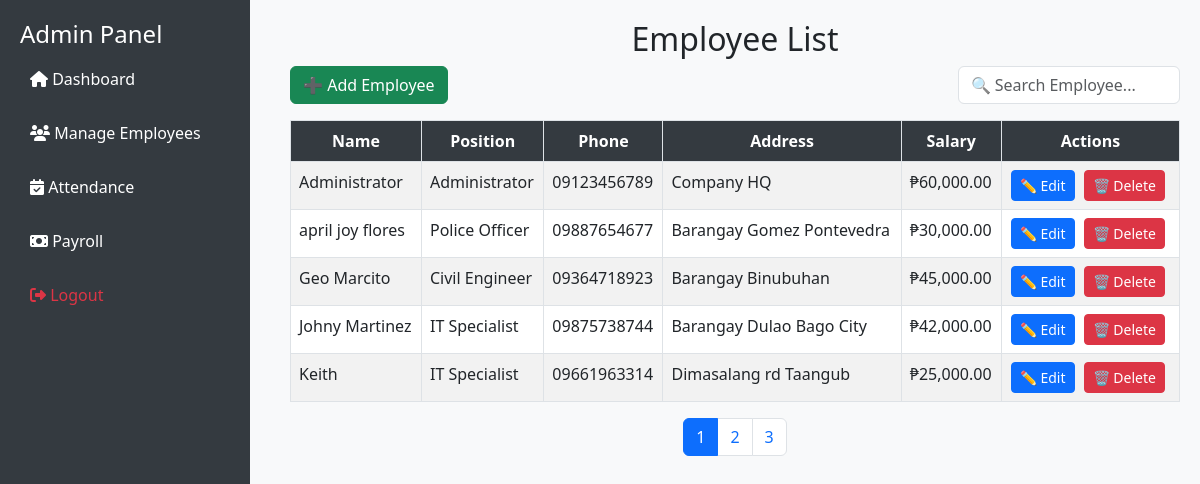
Screenshot of /admin/manage_employees.php (signed in) with the database file from the repository.
### tables this page shows
CREATE TABLE `employees` (
  `emp_id` int(11) NOT NULL,
  `full_name` varchar(100) NOT NULL,
  `phone` varchar(15) NOT NULL,
  `address` text NOT NULL,
  `created_at` timestamp NOT NULL DEFAULT current_timestamp(),
  `position` varchar(50) NOT NULL,
  `salary` decimal(10,2) NOT NULL DEFAULT 0.00
);

### admin/manage_employees.php (the view, shortened to what this page needs)
<?php
include '../config/db_connect.php';
$limit = 5;
$page = isset($_GET['page']) ? (int)$_GET['page'] : 1;
$start = ($page - 1) * $limit;
$sort_column = isset($_GET['sort']) ? $_GET['sort'] : 'full_name';
$sort_order = isset($_GET['order']) && $_GET['order'] == 'desc' ? 'desc' : 'asc';
$new_order = $sort_order == 'asc' ? 'desc' : 'asc';
$sql = "SELECT * FROM employees ORDER BY $sort_column $sort_order LIMIT $start, $limit";
$result = $conn->query($sql);
$count_sql = "SELECT COUNT(*) as total FROM employees";
$count_result = $conn->query($count_sql);
$total_employees = $count_result->fetch_assoc()['total'];
$total_pages = ceil($total_employees / $limit);
?>
<!DOCTYPE html>
<html lang="en">
<head>
    <link rel="stylesheet" href="https://cdn.jsdelivr.net/npm/bootstrap@5.3.0/dist/css/bootstrap.min.css">
    <link rel="stylesheet" href="https://cdnjs.cloudflare.com/ajax/libs/font-awesome/6.4.2/css/all.min.css">
    <link rel="stylesheet" href="../css/admincss/manage_employees.css">
</head>
<body>
    <div class="sidebar">
        <h4>Admin Panel</h4>
        <a href="dashboard.php"><i class="fas fa-home"></i> Dashboard</a>
        <a href="manage_employees.php"><i class="fas fa-users"></i> Manage Employees</a>
        <a href="view_attendance.php"><i class="fas fa-calendar-check"></i> Attendance</a>
        <a href="generate_payroll.php"><i class="fas fa-money-bill"></i> Payroll</a>
        <a href="../auth/logout.php" class="text-danger"><i class="fas fa-sign-out-alt"></i> Logout</a>
    </div>
    <div class="main-content">
        <h2 class="text-center">Employee List</h2>
        <div class="d-flex justify-content-between mb-3">
            <a href="add_employee.php" class="btn btn-success">➕ Add Employee</a>
            <input type="text" id="searchInput" class="form-control w-25" placeholder="🔍 Search Employee...">
        </div>
        <table class="table table-bordered table-striped">
            <thead>
                <tr>
                    <th><a href="?sort=full_name&order=<?= $new_order ?>" class="text-white">Name</a></th>
                    <th><a href="?sort=position&order=<?= $new_order ?>" class="text-white">Position</a></th>
                    <th><a href="?sort=phone&order=<?= $new_order ?>" class="text-white">Phone</a></th>
                    <th><a href="?sort=address&order=<?= $new_order ?>" class="text-white">Address</a></th>
                    <th><a href="?sort=salary&order=<?= $new_order ?>" class="text-white">Salary</a></th>
                    <th>Actions</th>
                </tr>
            </thead>
            <tbody id="employeeTable">
                <?php while ($row = $result->fetch_assoc()): ?>
                    <tr>
                        <td><?= htmlspecialchars($row['full_name']) ?></td>
                        <td><?= htmlspecialchars($row['position']) ?></td>
                        <td><?= htmlspecialchars($row['phone']) ?></td>
                        <td><?= htmlspecialchars($row['address']) ?></td>
                        <td>₱<?= number_format($row['salary'], 2) ?></td>
                        <td class="text-center action-buttons">
                            <a href="edit_employee.php?id=<?= $row['emp_id'] ?>" class="btn btn-primary btn-sm">✏️ Edit</a>
                            <a href="delete_employee.php?id=<?= $row['emp_id'] ?>" class="btn btn-danger btn-sm" onclick="return confirm('Are you sure?')">🗑️ Delete</a>
                        </td>
                    </tr>
                <?php endwhile; ?>
            </tbody>
        </table>
        <nav>
            <ul class="pagination justify-content-center">
                <?php for ($i = 1; $i <= $total_pages; $i++): ?>
                    <li class="page-item <?= $i == $page ? 'active' : '' ?>">
                        <a class="page-link" href="?page=<?= $i ?>&sort=<?= $sort_column ?>&order=<?= $sort_order ?>"><?= $i ?></a>
                    </li>
                <?php endfor; ?>
            </ul>
        </nav>
    </div>
</body>
</html>

### css/admincss/manage_employees.css (style rules this page uses)
body { display: flex; height: 100vh; background-color: #f8f9fa; }
.sidebar { width: 250px; background: #343a40; color: white; padding: 20px; height: 100vh; position: fixed; }
.sidebar a { color: white; text-decoration: none; display: block; padding: 10px; margin-bottom: 10px; border-radius: 5px; }
.main-content { margin-left: 270px; padding: 20px; width: 100%; }
.table th { background-color: #343a40; color: white; text-align: center; cursor: pointer; }
.action-buttons a { margin-right: 5px; }
.text-white { text-decoration: none; }

### rows the page displays
employees: full_name "Administrator", position "Administrator", phone "09123456789", address "Company HQ", salary "60,000.00"
employees: full_name "april joy flores", position "Police Officer", phone "09887654677", address "Barangay Gomez Pontevedra", salary "30,000.00"
employees: full_name "Geo Marcito", position "Civil Engineer", phone "09364718923", address "Barangay Binubuhan", salary "45,000.00"
employees: full_name "Johny Martinez", position "IT Specialist", phone "09875738744", address "Barangay Dulao Bago City", salary "42,000.00"
employees: full_name "Keith", position "IT Specialist", phone "09661963314", address "Dimasalang rd Taangub", salary "25,000.00"
